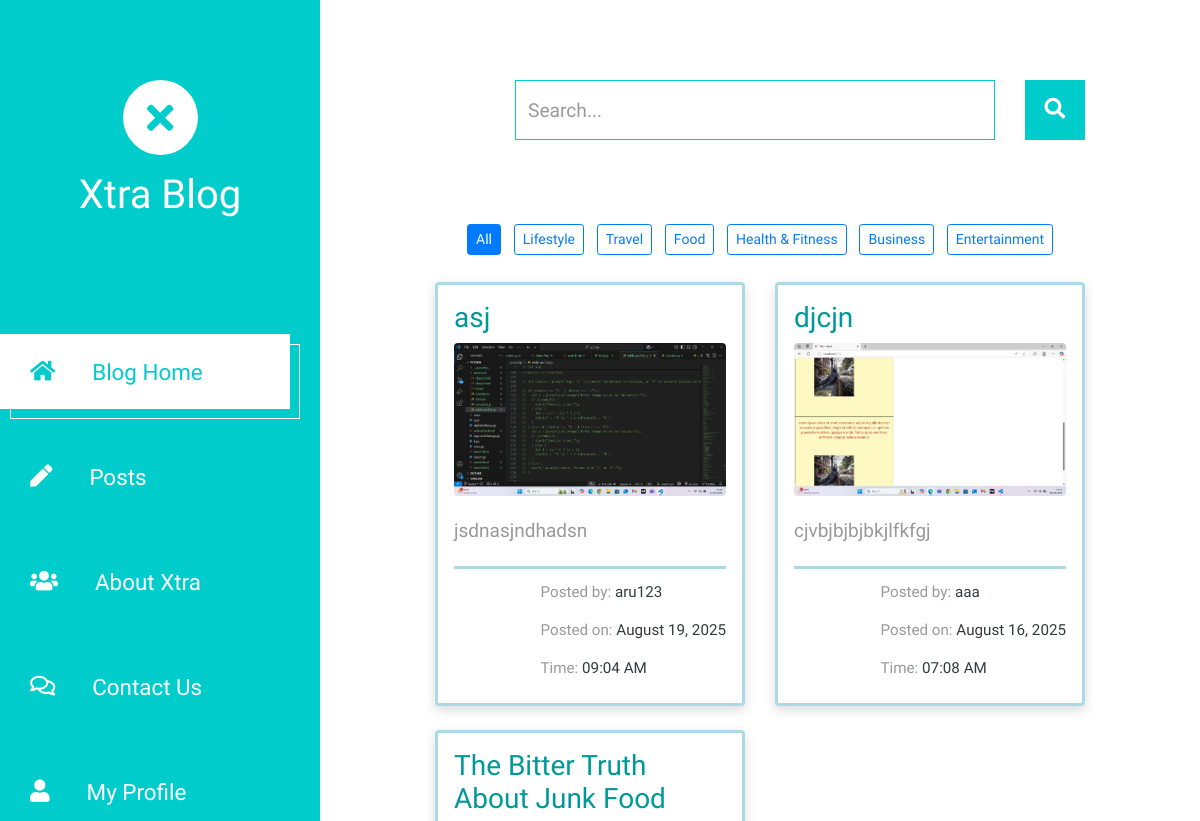
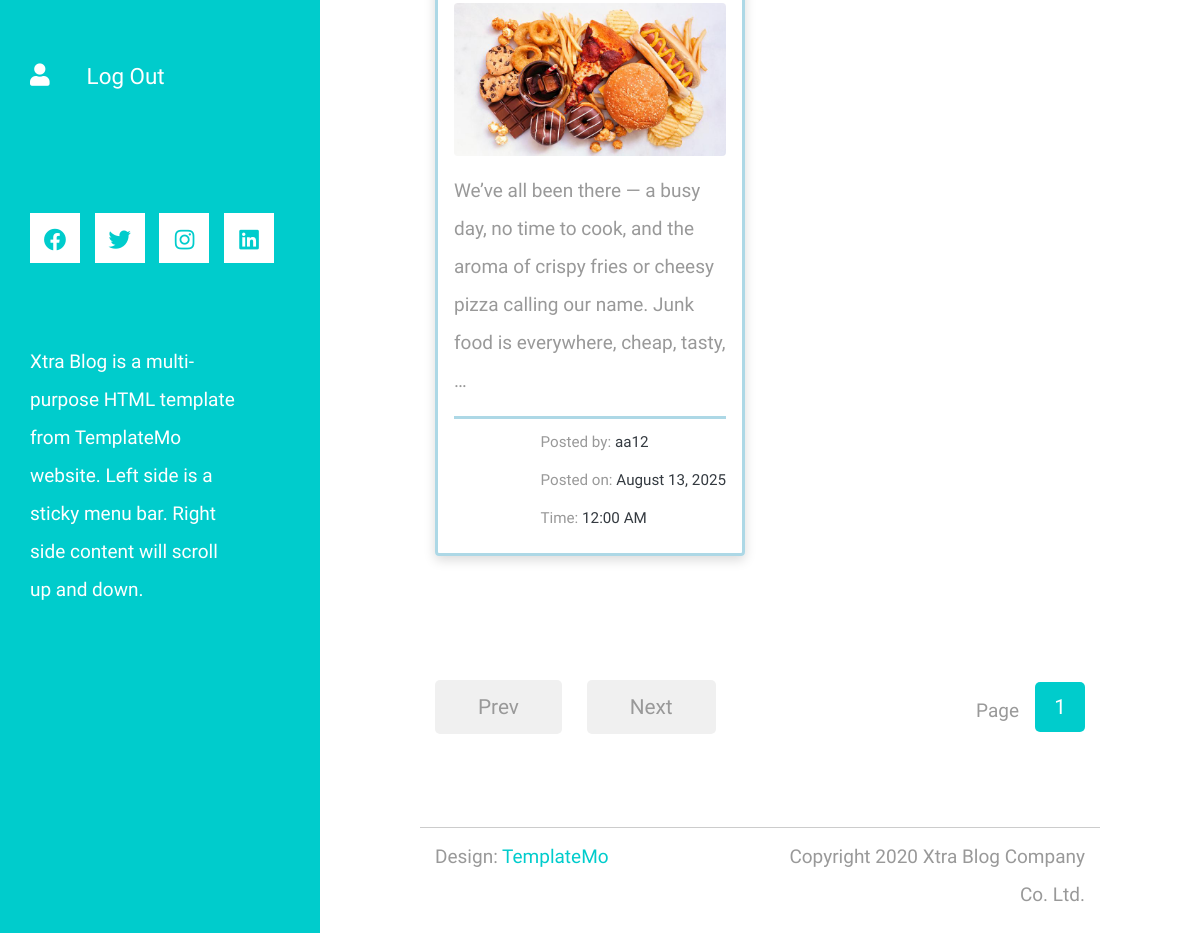
The app's page /userindex with its own data (2 pictures, top to bottom).
### App/models.py (models this page shows, shortened)
class Category(models.Model):
    name = models.CharField(max_length=100)
    slug = models.SlugField(max_length=200, unique=True, blank=True)

class Posts(models.Model):
    STATUS = (
        ('0', "DRAFT"),
        ('1', "PUBLISH")
    )
    title = models.CharField(max_length=100)
    image = models.ImageField(upload_to="img")
    content = models.TextField()
    author = models.ForeignKey(User, on_delete=models.CASCADE, related_name="posts")
    category = models.ForeignKey(Category, related_name='posts', on_delete=models.CASCADE)
    blog_slug = models.SlugField(max_length=200, unique=True, blank=True)
    date = models.DateTimeField(auto_now_add=True)
    status = models.CharField(choices=STATUS, max_length=1, default=0)
    main_post = models.BooleanField(default=False)

### App/views.py (the view)
# urls.py: path('userindex',views.userindex,name='userindex'),
def userindex(request):
    query = request.GET.get("query")
    category_slug = request.GET.get("category", "")
    posts = Posts.objects.filter(status='1').order_by('-date')
    categories = Category.objects.all()
    if query:
        posts = posts.filter(Q(title__icontains=query) | Q(content__icontains=query) |Q(author__username__icontains=query)  )
    elif category_slug:
        posts = posts.filter(category__slug=category_slug)
    paginator = Paginator(posts, 5)
    page_number = request.GET.get("page")
    page_obj = paginator.get_page(page_number)
    return render(request, "userindex.html", {"posts": posts, "query": query,"categories": categories,"category_slug": category_slug,"page_obj": page_obj,})

### Template/userindex.html (shortened to what this page needs)
<!DOCTYPE html>
<html lang="en">
    {% load static %}
<head>
	<link rel="stylesheet" href="{% static 'fontawesome/css/all.min.css' %}">
    <link href="{% static 'css/bootstrap.min.css' %}" rel="stylesheet">
    <link href="{% static 'css/templatemo-xtra-blog.css' %}" rel="stylesheet">
</head>
<body>
	<header class="tm-header" id="tm-header">
        <div class="tm-header-wrapper">
            <div class="tm-site-header">
                <div class="mb-3 mx-auto tm-site-logo"><i class="fas fa-times fa-2x"></i></div>
                <h1 class="text-center">Xtra Blog</h1>
            </div>
            <nav class="tm-nav" id="tm-nav">
                <ul>
                    <li class="tm-nav-item active"><a href="{% url 'userindex' %}" class="tm-nav-link">
                        <i class="fas fa-home"></i>
                        Blog Home
                    </a></li>
                    <li class="tm-nav-item"><a href="{% url 'userpost' request.user.id %}" class="tm-nav-link">
                        <i class="fas fa-pen"></i>
                        Posts
                    </a></li>
                    <li class="tm-nav-item"><a href="{% url 'userabout' %}" class="tm-nav-link">
                        <i class="fas fa-users"></i>
                        About Xtra
                    </a></li>
                    <li class="tm-nav-item"><a href="{% url 'usercontact' %}" class="tm-nav-link">
                        <i class="far fa-comments"></i>
                        Contact Us
                    </a></li>
                    <li class="tm-nav-item"><a href="{% url 'profile' request.user.id %}" class="tm-nav-link">
                        <i class="fas fa-user"></i>
                        My Profile
                    </a></li>
                </ul>
                <li class="tm-nav-item"><a href="{% url 'Logout' %}" class="tm-nav-link">
                        <i class="fas fa-user"></i>
                        Log Out
                    </a></li>
            </nav>
            <div class="tm-mb-65">
                <a rel="nofollow" href="https://fb.com/templatemo" class="tm-social-link">
                    <i class="fab fa-facebook tm-social-icon"></i>
                </a>
                <a href="https://x.com/game_finisher12" class="tm-social-link">
                    <i class="fab fa-twitter tm-social-icon"></i>
                </a>
                <a href="https://instagram.com/akhil_pious" class="tm-social-link">
                    <i class="fab fa-instagram tm-social-icon"></i>
                </a>
                <a href="https://linkedin.com/in/akhil-pious" class="tm-social-link">
                    <i class="fab fa-linkedin tm-social-icon"></i>
                </a>
            </div>
            <p class="tm-mb-80 pr-5 text-white">
                Xtra Blog is a multi-purpose HTML template from TemplateMo website. Left side is a sticky menu bar. Right side content will scroll up and down.
            </p>
        </div>
    </header>
    <div class="container-fluid">
        <main class="tm-main">
             {% block content %}
            <div class="row tm-row">
    <div class="col-12">
        <form method="GET" class="form-inline tm-mb-80 tm-search-form">
            <input class="form-control tm-search-input" name="query" type="text" placeholder="Search..." aria-label="Search"value="{{ query|default:'' }}">
            <button class="tm-search-button" type="submit">
                <i class="fas fa-search tm-search-icon" aria-hidden="true"></i>
            </button>
        </form>
    </div>
</div>
<div class="row tm-row mb-4">
    <div class="col-12 text-center">
        <a href="{% url 'userindex' %}"
           class="btn btn-outline-primary btn-sm mx-1 {% if not category_slug %}active{% endif %}">
           All
        </a>
        {% for cat in categories %}
            <a href="?category={{ cat.slug }}{% if query %}&query={{ query }}{% endif %}"
               class="btn btn-outline-primary btn-sm mx-1 {% if category_slug == cat.slug %}active{% endif %}">
               {{ cat.name }}
            </a>
        {% endfor %}
    </div>
</div>
<div class="row tm-row">
    {% for post in posts %}
    <div class="col-lg-6 tm-post-col mb-4">
        <a href="{% url 'post_detail' post.blog_slug %}" class="text-decoration-none text-dark">
            <div class="tm-post-full p-3 rounded"
                 style="border:3px solid #add8e6; box-shadow:0 4px 12px rgba(0,0,0,0.15); transition:0.3s;">
                <h3 class="tm-color-primary">{{ post.title }}</h3>
                {% if post.image %}
                    <img src="{{ post.image.url }}" alt="Post Image" class="img-fluid mb-3 rounded">
                {% endif %}
                <p>{{ post.content|truncatewords:30 }}</p>
                <div class="mt-2 d-flex justify-content-end"
                    style="border-top:3px solid #add8e6; padding-top:4px;">
                    <div class="text-end text-dark small">
                        <span class="fw-bold">Posted by:</span> {{ post.author.username }}
                        <br>
                        <span class="fw-bold">Posted on:</span> {{ post.date|date:"F d, Y" }}
                        <br>
                        <span class="fw-bold">Time:</span> {{ post.date|date:"h:i A" }}
                    </div>
                </div>
            </div>
        </a>
    </div>
    {% empty %}
    <p class="text-danger">No posts found.</p>
    {% endfor %}
</div>
            <div class="row tm-row tm-mt-100 tm-mb-75">
    <div class="tm-prev-next-wrapper">
        {% if page_obj.has_previous %}
            <a href="?page={{ page_obj.previous_page_number }}{% if query %}&query={{ query }}{% endif %}{% if category_slug %}&category={{ category_slug }}{% endif %}"
               class="mb-2 tm-btn tm-btn-primary tm-prev-next tm-mr-20">Prev</a>
        {% else %}
            <a class="mb-2 tm-btn tm-btn-primary tm-prev-next disabled tm-mr-20">Prev</a>
        {% endif %}
        {% if page_obj.has_next %}
            <a href="?page={{ page_obj.next_page_number }}{% if query %}&query={{ query }}{% endif %}{% if category_slug %}&category={{ category_slug }}{% endif %}"
               class="mb-2 tm-btn tm-btn-primary tm-prev-next">Next</a>
        {% else %}
            <a class="mb-2 tm-btn tm-btn-primary tm-prev-next disabled">Next</a>
        {% endif %}
    </div>
    <div class="tm-paging-wrapper">
        <span class="d-inline-block mr-3">Page</span>
        <nav class="tm-paging-nav d-inline-block">
            <ul>
                {% for num in page_obj.paginator.page_range %}
                    <li class="tm-paging-item {% if page_obj.number == num %}active{% endif %}">
                        <a href="?page={{ num }}{% if query %}&query={{ query }}{% endif %}{% if category_slug %}&category={{ category_slug }}{% endif %}"
                           class="mb-2 tm-btn tm-paging-link">{{ num }}</a>
                    </li>
                {% endfor %}
            </ul>
        </nav>
    </div>
</div>
            {% endblock %}
            <footer class="row tm-row">
                <hr class="col-12">
                <div class="col-md-6 col-12 tm-color-gray">
                    Design: <a rel="nofollow" target="_parent" href="https://templatemo.com" class="tm-external-link">TemplateMo</a>
                </div>
                <div class="col-md-6 col-12 tm-color-gray tm-copyright">
                    Copyright 2020 Xtra Blog Company Co. Ltd.
                </div>
            </footer>
        </main>
    </div>
</body>
</html>

### records on screen
Category: name "Lifestyle"
Category: name "Travel"
Category: name "Food"
Category: name "Health & Fitness"
Category: name "Business"
Category: name "Entertainment"
Posts: title "asj", image (picture), content "jsdnasjndhadsn", author.username "aru123", date "August 19, 2025", date "09:04 AM"
Posts: title "djcjn", image (picture), content "cjvbjbjbjbkjlfkfgj", author.username "aaa", date "August 16, 2025", date "07:08 AM"
Posts: title "The Bitter Truth About Junk Food", image (picture), content "We’ve all been there — a busy day, no time to cook, and the aroma of crispy fries or cheesy pizza calling our name. Junk food is everywhere, cheap, tasty, …", author.username "aa12", date "August 13, 2025", date "12:00 AM"

### other values on screen
{{ num }} "1"
